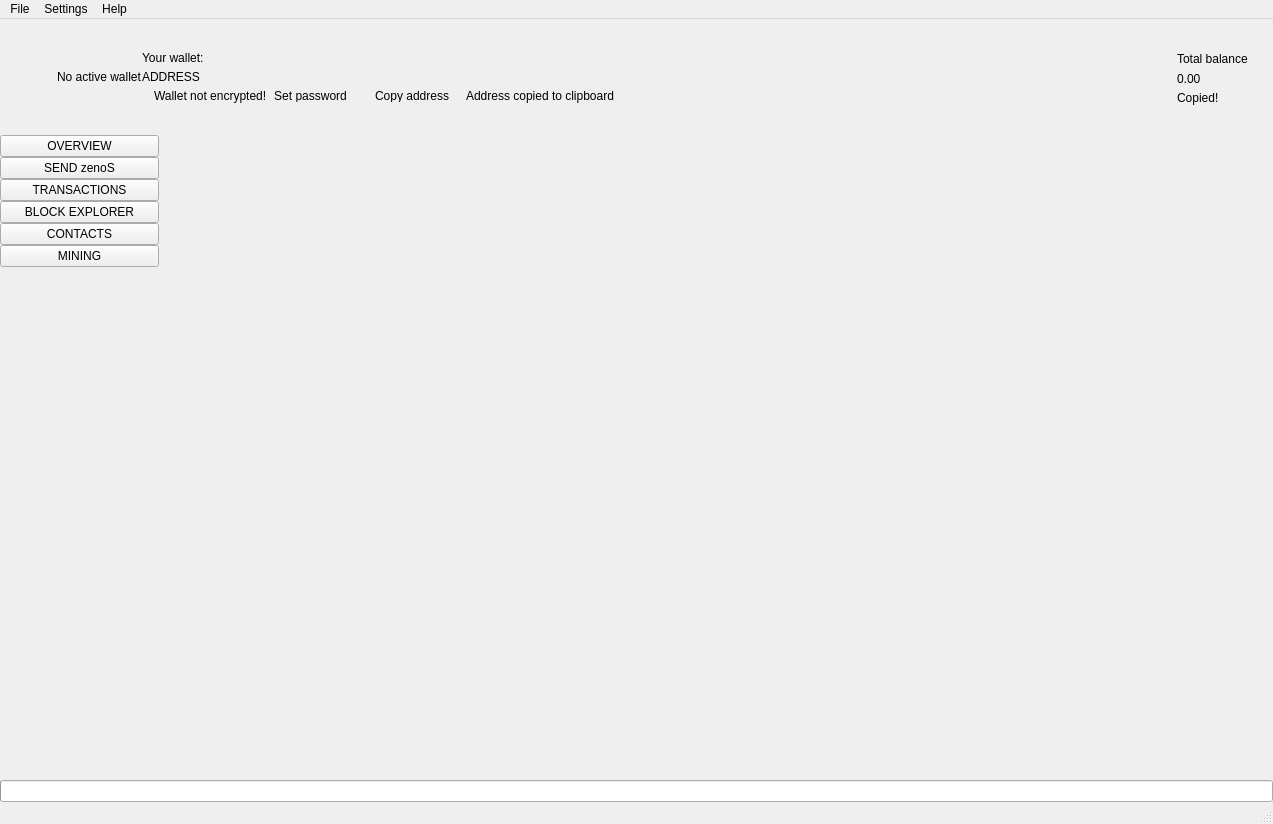
 <widget class="QMainWindow" name="MainWindow">
  <property name="geometry">
   <rect>
    <x>0</x>
    <y>0</y>
    <width>1273</width>
    <height>824</height>
   </rect>
  </property>
  <property name="sizePolicy">
   <sizepolicy hsizetype="Preferred" vsizetype="Preferred">
    <horstretch>0</horstretch>
    <verstretch>0</verstretch>
   </sizepolicy>
  </property>
  <property name="minimumSize">
   <size>
    <width>1260</width>
    <height>600</height>
   </size>
  </property>
  <property name="maximumSize">
   <size>
    <width>16777215</width>
    <height>16777215</height>
   </size>
  </property>
  <property name="windowTitle">
   <string>MainWindow</string>
  </property>
  <property name="windowIcon">
   <iconset>
    <normaloff>:/images/zeno</normaloff>:/images/zeno</iconset>
  </property>
  <widget class="QWidget" name="centralwidget">
   <layout class="QVBoxLayout" name="verticalLayout_2">
    <property name="spacing">
     <number>0</number>
    </property>
    <property name="leftMargin">
     <number>0</number>
    </property>
    <property name="topMargin">
     <number>0</number>
    </property>
    <property name="rightMargin">
     <number>0</number>
    </property>
    <property name="bottomMargin">
     <number>0</number>
    </property>
    <item>
     <widget class="QFrame" name="m_headerFrame">
      <property name="minimumSize">
       <size>
        <width>0</width>
        <height>116</height>
       </size>
      </property>
      <property name="maximumSize">
       <size>
        <width>16777215</width>
        <height>116</height>
       </size>
      </property>
      <property name="frameShape">
       <enum>QFrame::NoFrame</enum>
      </property>
      <property name="frameShadow">
       <enum>QFrame::Raised</enum>
      </property>
      <layout class="QHBoxLayout" name="horizontalLayout_3">
       <property name="spacing">
        <number>0</number>
       </property>
       <property name="leftMargin">
        <number>0</number>
       </property>
       <property name="topMargin">
        <number>0</number>
       </property>
       <property name="rightMargin">
        <number>25</number>
       </property>
       <property name="bottomMargin">
        <number>0</number>
       </property>
       <item>
        <spacer name="horizontalSpacer_2">
         <property name="orientation">
          <enum>Qt::Horizontal</enum>
         </property>
         <property name="sizeType">
          <enum>QSizePolicy::Fixed</enum>
         </property>
         <property name="sizeHint" stdset="0">
          <size>
           <width>30</width>
           <height>20</height>
          </size>
         </property>
        </spacer>
       </item>
       <item>
        <widget class="QLabel" name="m_logoLabel">
         <property name="text">
          <string/>
         </property>
        </widget>
       </item>
       <item>
        <spacer name="horizontalSpacer_5">
         <property name="orientation">
          <enum>Qt::Horizontal</enum>
         </property>
         <property name="sizeType">
          <enum>QSizePolicy::Fixed</enum>
         </property>
         <property name="sizeHint" stdset="0">
          <size>
           <width>20</width>
           <height>20</height>
          </size>
         </property>
        </spacer>
       </item>
       <item>
        <widget class="WalletGui::WalletSmallGrayTextLabel" name="m_noWalletLabel">
         <property name="text">
          <string>No active wallet</string>
         </property>
        </widget>
       </item>
       <item>
        <widget class="QFrame" name="m_walletFrame">
         <property name="frameShape">
          <enum>QFrame::NoFrame</enum>
         </property>
         <property name="frameShadow">
          <enum>QFrame::Raised</enum>
         </property>
         <layout class="QVBoxLayout" name="verticalLayout_3">
          <property name="spacing">
           <number>5</number>
          </property>
          <property name="leftMargin">
           <number>0</number>
          </property>
          <property name="topMargin">
           <number>0</number>
          </property>
          <property name="rightMargin">
           <number>0</number>
          </property>
          <property name="bottomMargin">
           <number>0</number>
          </property>
          <item>
           <spacer name="verticalSpacer_3">
            <property name="orientation">
             <enum>Qt::Vertical</enum>
            </property>
            <property name="sizeType">
             <enum>QSizePolicy::Minimum</enum>
            </property>
            <property name="sizeHint" stdset="0">
             <size>
              <width>20</width>
              <height>40</height>
             </size>
            </property>
           </spacer>
          </item>
          <item>
           <widget class="WalletGui::WalletSmallGrayTextLabel" name="m_walletLabel">
            <property name="text">
             <string>Your wallet:</string>
            </property>
            <property name="indent">
             <number>0</number>
            </property>
           </widget>
          </item>
          <item>
           <widget class="QLabel" name="m_addressLabel">
            <property name="sizePolicy">
             <sizepolicy hsizetype="Preferred" vsizetype="Preferred">
              <horstretch>0</horstretch>
              <verstretch>0</verstretch>
             </sizepolicy>
            </property>
            <property name="cursor">
             <cursorShape>PointingHandCursor</cursorShape>
            </property>
            <property name="toolTip">
             <string>Click to copy</string>
            </property>
            <property name="text">
             <string>ADDRESS</string>
            </property>
            <property name="indent">
             <number>0</number>
            </property>
           </widget>
          </item>
          <item>
           <layout class="QHBoxLayout" name="horizontalLayout_2">
            <property name="spacing">
             <number>0</number>
            </property>
            <item alignment="Qt::AlignTop">
             <widget class="QFrame" name="m_notEncryptedFrame">
              <property name="frameShape">
               <enum>QFrame::NoFrame</enum>
              </property>
              <property name="frameShadow">
               <enum>QFrame::Raised</enum>
              </property>
              <layout class="QHBoxLayout" name="horizontalLayout_4">
               <property name="spacing">
                <number>0</number>
               </property>
               <property name="leftMargin">
                <number>0</number>
               </property>
               <property name="topMargin">
                <number>0</number>
               </property>
               <property name="rightMargin">
                <number>0</number>
               </property>
               <property name="bottomMargin">
                <number>0</number>
               </property>
               <item alignment="Qt::AlignVCenter">
                <widget class="QLabel" name="m_notEncryptedIconLabel">
                 <property name="text">
                  <string/>
                 </property>
                 <property name="pixmap">
                  <pixmap resource="../../resources.qrc">:/icons/lock_open_gray</pixmap>
                 </property>
                 <property name="alignment">
                  <set>Qt::AlignLeading|Qt::AlignLeft|Qt::AlignVCenter</set>
                 </property>
                </widget>
               </item>
               <item>
                <spacer name="horizontalSpacer_11">
                 <property name="orientation">
                  <enum>Qt::Horizontal</enum>
                 </property>
                 <property name="sizeType">
                  <enum>QSizePolicy::Fixed</enum>
                 </property>
                 <property name="sizeHint" stdset="0">
                  <size>
                   <width>5</width>
                   <height>3</height>
                  </size>
                 </property>
                </spacer>
               </item>
               <item alignment="Qt::AlignVCenter">
                <widget class="WalletGui::WalletTinyGrayTextLabel" name="m_notEncryptedTextLabel">
                 <property name="text">
                  <string>Wallet not encrypted!</string>
                 </property>
                 <property name="alignment">
                  <set>Qt::AlignLeading|Qt::AlignLeft|Qt::AlignVCenter</set>
                 </property>
                </widget>
               </item>
               <item>
                <spacer name="horizontalSpacer_9">
                 <property name="orientation">
                  <enum>Qt::Horizontal</enum>
                 </property>
                 <property name="sizeType">
                  <enum>QSizePolicy::Fixed</enum>
                 </property>
                 <property name="sizeHint" stdset="0">
                  <size>
                   <width>3</width>
                   <height>3</height>
                  </size>
                 </property>
                </spacer>
               </item>
               <item alignment="Qt::AlignVCenter">
                <widget class="WalletGui::WalletTinyLinkLikeButton" name="m_encryptButton">
                 <property name="sizePolicy">
                  <sizepolicy hsizetype="Minimum" vsizetype="Minimum">
                   <horstretch>0</horstretch>
                   <verstretch>0</verstretch>
                  </sizepolicy>
                 </property>
                 <property name="minimumSize">
                  <size>
                   <width>0</width>
                   <height>3</height>
                  </size>
                 </property>
                 <property name="cursor">
                  <cursorShape>PointingHandCursor</cursorShape>
                 </property>
                 <property name="text">
                  <string>Set password</string>
                 </property>
                 <property name="flat">
                  <bool>true</bool>
                 </property>
                </widget>
               </item>
               <item>
                <spacer name="horizontalSpacer_10">
                 <property name="orientation">
                  <enum>Qt::Horizontal</enum>
                 </property>
                 <property name="sizeType">
                  <enum>QSizePolicy::Fixed</enum>
                 </property>
                 <property name="sizeHint" stdset="0">
                  <size>
                   <width>20</width>
                   <height>3</height>
                  </size>
                 </property>
                </spacer>
               </item>
              </layout>
             </widget>
            </item>
            <item alignment="Qt::AlignVCenter">
             <widget class="WalletGui::WalletTinyLinkLikeButton" name="m_copyAddressButton">
              <property name="sizePolicy">
               <sizepolicy hsizetype="Minimum" vsizetype="Minimum">
                <horstretch>0</horstretch>
                <verstretch>0</verstretch>
               </sizepolicy>
              </property>
              <property name="minimumSize">
               <size>
                <width>0</width>
                <height>3</height>
               </size>
              </property>
              <property name="cursor">
               <cursorShape>PointingHandCursor</cursorShape>
              </property>
              <property name="focusPolicy">
               <enum>Qt::NoFocus</enum>
              </property>
              <property name="autoFillBackground">
               <bool>true</bool>
              </property>
              <property name="text">
               <string>Copy address</string>
              </property>
              <property name="flat">
               <bool>true</bool>
              </property>
             </widget>
            </item>
            <item>
             <spacer name="horizontalSpacer_7">
              <property name="orientation">
               <enum>Qt::Horizontal</enum>
              </property>
              <property name="sizeType">
               <enum>QSizePolicy::Fixed</enum>
              </property>
              <property name="sizeHint" stdset="0">
               <size>
                <width>13</width>
                <height>3</height>
               </size>
              </property>
             </spacer>
            </item>
            <item alignment="Qt::AlignVCenter">
             <widget class="WalletGui::CopyMagicLabel" name="m_copyAddressLabel">
              <property name="text">
               <string>Address copied to clipboard</string>
              </property>
              <property name="alignment">
               <set>Qt::AlignLeading|Qt::AlignLeft|Qt::AlignVCenter</set>
              </property>
             </widget>
            </item>
            <item>
             <spacer name="horizontalSpacer">
              <property name="orientation">
               <enum>Qt::Horizontal</enum>
              </property>
              <property name="sizeHint" stdset="0">
               <size>
                <width>40</width>
                <height>3</height>
               </size>
              </property>
             </spacer>
            </item>
           </layout>
          </item>
          <item>
           <spacer name="verticalSpacer_2">
            <property name="orientation">
             <enum>Qt::Vertical</enum>
            </property>
            <property name="sizeType">
             <enum>QSizePolicy::Minimum</enum>
            </property>
            <property name="sizeHint" stdset="0">
             <size>
              <width>20</width>
              <height>40</height>
             </size>
            </property>
           </spacer>
          </item>
         </layout>
        </widget>
       </item>
       <item>
        <spacer name="horizontalSpacer_3">
         <property name="orientation">
          <enum>Qt::Horizontal</enum>
         </property>
         <property name="sizeType">
          <enum>QSizePolicy::Expanding</enum>
         </property>
         <property name="sizeHint" stdset="0">
          <size>
           <width>34</width>
           <height>20</height>
          </size>
         </property>
        </spacer>
       </item>
       <item>
        <spacer name="horizontalSpacer_8">
         <property name="orientation">
          <enum>Qt::Horizontal</enum>
         </property>
         <property name="sizeType">
          <enum>QSizePolicy::Fixed</enum>
         </property>
         <property name="sizeHint" stdset="0">
          <size>
           <width>34</width>
           <height>20</height>
          </size>
         </property>
        </spacer>
       </item>
       <item alignment="Qt::AlignRight|Qt::AlignVCenter">
        <widget class="QFrame" name="m_balanceFrame">
         <layout class="QGridLayout" name="gridLayout">
          <property name="leftMargin">
           <number>0</number>
          </property>
          <property name="topMargin">
           <number>30</number>
          </property>
          <property name="rightMargin">
           <number>0</number>
          </property>
          <property name="bottomMargin">
           <number>0</number>
          </property>
          <property name="verticalSpacing">
           <number>3</number>
          </property>
          <item row="0" column="2">
           <layout class="QVBoxLayout" name="verticalLayout_4">
            <item>
             <widget class="QLabel" name="m_balanceTextLabel">
              <property name="text">
               <string>Total balance</string>
              </property>
             </widget>
            </item>
            <item>
             <widget class="QLabel" name="m_balanceLabel">
              <property name="cursor">
               <cursorShape>PointingHandCursor</cursorShape>
              </property>
              <property name="toolTip">
               <string>Click to copy</string>
              </property>
              <property name="text">
               <string>0.00</string>
              </property>
             </widget>
            </item>
           </layout>
          </item>
          <item row="1" column="2">
           <widget class="WalletGui::CopyMagicLabel" name="m_balanceCopyLabel">
            <property name="text">
             <string>Copied!</string>
            </property>
           </widget>
          </item>
          <item row="0" column="1">
           <spacer name="horizontalSpacer_6">
            <property name="orientation">
             <enum>Qt::Horizontal</enum>
            </property>
            <property name="sizeType">
             <enum>QSizePolicy::Fixed</enum>
            </property>
            <property name="sizeHint" stdset="0">
             <size>
              <width>2</width>
              <height>39</height>
             </size>
            </property>
           </spacer>
          </item>
          <item row="2" column="2">
           <spacer name="verticalSpacer_5">
            <property name="orientation">
             <enum>Qt::Vertical</enum>
            </property>
            <property name="sizeType">
             <enum>QSizePolicy::Expanding</enum>
            </property>
            <property name="sizeHint" stdset="0">
             <size>
              <width>20</width>
              <height>50</height>
             </size>
            </property>
           </spacer>
          </item>
          <item row="0" column="0">
           <widget class="QLabel" name="m_balanceIconLabel">
            <property name="text">
             <string/>
            </property>
            <property name="pixmap">
             <pixmap resource="../../resources.qrc">:/icons/total_balance</pixmap>
            </property>
           </widget>
          </item>
         </layout>
        </widget>
       </item>
      </layout>
     </widget>
    </item>
    <item>
     <layout class="QHBoxLayout" name="horizontalLayout" stretch="0,0,0,0,0,0,0,0">
      <property name="spacing">
       <number>0</number>
      </property>
      <item>
       <widget class="QFrame" name="m_toolFrame">
        <property name="frameShape">
         <enum>QFrame::NoFrame</enum>
        </property>
        <property name="frameShadow">
         <enum>QFrame::Plain</enum>
        </property>
        <property name="lineWidth">
         <number>0</number>
        </property>
        <layout class="QVBoxLayout" name="verticalLayout">
         <property name="spacing">
          <number>0</number>
         </property>
         <property name="leftMargin">
          <number>0</number>
         </property>
         <property name="topMargin">
          <number>0</number>
         </property>
         <property name="rightMargin">
          <number>0</number>
         </property>
         <property name="bottomMargin">
          <number>0</number>
         </property>
         <item>
          <widget class="QPushButton" name="m_overviewButton">
           <property name="sizePolicy">
            <sizepolicy hsizetype="Minimum" vsizetype="Fixed">
             <horstretch>0</horstretch>
             <verstretch>0</verstretch>
            </sizepolicy>
           </property>
           <property name="focusPolicy">
            <enum>Qt::NoFocus</enum>
           </property>
           <property name="text">
            <string>OVERVIEW</string>
           </property>
           <property name="checkable">
            <bool>true</bool>
           </property>
           <attribute name="buttonGroup">
            <string notr="true">m_toolButtonGroup</string>
           </attribute>
          </widget>
         </item>
         <item>
          <widget class="QPushButton" name="m_sendButton">
           <property name="sizePolicy">
            <sizepolicy hsizetype="Minimum" vsizetype="Fixed">
             <horstretch>0</horstretch>
             <verstretch>0</verstretch>
            </sizepolicy>
           </property>
           <property name="focusPolicy">
            <enum>Qt::NoFocus</enum>
           </property>
           <property name="text">
            <string>SEND zenoS</string>
           </property>
           <property name="checkable">
            <bool>true</bool>
           </property>
           <attribute name="buttonGroup">
            <string notr="true">m_toolButtonGroup</string>
           </attribute>
          </widget>
         </item>
         <item>
          <widget class="QPushButton" name="m_transactionsButton">
           <property name="sizePolicy">
            <sizepolicy hsizetype="Minimum" vsizetype="Fixed">
             <horstretch>0</horstretch>
             <verstretch>0</verstretch>
            </sizepolicy>
           </property>
           <property name="focusPolicy">
            <enum>Qt::NoFocus</enum>
           </property>
           <property name="text">
            <string>TRANSACTIONS</string>
           </property>
           <property name="checkable">
            <bool>true</bool>
           </property>
           <attribute name="buttonGroup">
            <string notr="true">m_toolButtonGroup</string>
           </attribute>
          </widget>
         </item>
         <item>
          <widget class="QPushButton" name="m_blockExplorerButton">
           <property name="focusPolicy">
            <enum>Qt::NoFocus</enum>
           </property>
           <property name="text">
            <string>BLOCK EXPLORER</string>
           </property>
           <property name="checkable">
            <bool>true</bool>
           </property>
           <attribute name="buttonGroup">
            <string notr="true">m_toolButtonGroup</string>
           </attribute>
          </widget>
         </item>
         <item>
          <widget class="QPushButton" name="m_addressBookButton">
           <property name="sizePolicy">
            <sizepolicy hsizetype="Minimum" vsizetype="Fixed">
             <horstretch>0</horstretch>
             <verstretch>0</verstretch>
            </sizepolicy>
           </property>
           <property name="focusPolicy">
            <enum>Qt::NoFocus</enum>
           </property>
           <property name="text">
            <string>CONTACTS</string>
           </property>
           <property name="checkable">
            <bool>true</bool>
           </property>
           <attribute name="buttonGroup">
            <string notr="true">m_toolButtonGroup</string>
           </attribute>
          </widget>
         </item>
         <item>
          <widget class="QPushButton" name="m_miningButton">
           <property name="focusPolicy">
            <enum>Qt::NoFocus</enum>
           </property>
           <property name="text">
            <string>MINING</string>
           </property>
           <property name="checkable">
            <bool>true</bool>
           </property>
           <attribute name="buttonGroup">
            <string notr="true">m_toolButtonGroup</string>
           </attribute>
          </widget>
         </item>
         <item>
          <spacer name="verticalSpacer">
           <property name="orientation">
            <enum>Qt::Vertical</enum>
           </property>
           <property name="sizeHint" stdset="0">
            <size>
             <width>20</width>
             <height>40</height>
            </size>
           </property>
          </spacer>
         </item>
        </layout>
       </widget>
      </item>
      <item>
       <widget class="WalletGui::OverviewFrame" name="m_overviewFrame">
        <property name="frameShape">
         <enum>QFrame::NoFrame</enum>
        </property>
        <property name="frameShadow">
         <enum>QFrame::Raised</enum>
        </property>
       </widget>
      </item>
      <item>
       <widget class="WalletGui::SendFrame" name="m_sendFrame">
        <property name="frameShape">
         <enum>QFrame::NoFrame</enum>
        </property>
        <property name="frameShadow">
         <enum>QFrame::Raised</enum>
        </property>
       </widget>
      </item>
      <item>
       <widget class="WalletGui::TransactionsFrame" name="m_transactionsFrame">
        <property name="frameShape">
         <enum>QFrame::NoFrame</enum>
        </property>
        <property name="frameShadow">
         <enum>QFrame::Raised</enum>
        </property>
       </widget>
      </item>
      <item>
       <widget class="WalletGui::AddressBookFrame" name="m_addressBookFrame">
        <property name="frameShape">
         <enum>QFrame::NoFrame</enum>
        </property>
        <property name="frameShadow">
         <enum>QFrame::Raised</enum>
        </property>
       </widget>
      </item>
      <item>
       <widget class="WalletGui::NoWalletFrame" name="m_noWalletFrame">
        <property name="frameShape">
         <enum>QFrame::NoFrame</enum>
        </property>
        <property name="frameShadow">
         <enum>QFrame::Raised</enum>
        </property>
       </widget>
      </item>
      <item>
       <widget class="WalletGui::BlockExplorerFrame" name="m_blockExplorerFrame">
        <property name="frameShape">
         <enum>QFrame::NoFrame</enum>
        </property>
        <property name="frameShadow">
         <enum>QFrame::Raised</enum>
        </property>
       </widget>
      </item>
      <item>
       <widget class="WalletGui::MiningFrame" name="m_miningFrame">
        <property name="frameShape">
         <enum>QFrame::NoFrame</enum>
        </property>
        <property name="frameShadow">
         <enum>QFrame::Raised</enum>
        </property>
       </widget>
      </item>
     </layout>
    </item>
    <item>
     <widget class="QProgressBar" name="m_syncProgress">
      <property name="maximum">
       <number>100</number>
      </property>
      <property name="value">
       <number>0</number>
      </property>
      <property name="textVisible">
       <bool>false</bool>
      </property>
     </widget>
    </item>
   </layout>
  </widget>
  <widget class="QMenuBar" name="menubar">
   <property name="geometry">
    <rect>
     <x>0</x>
     <y>0</y>
     <width>1273</width>
     <height>21</height>
    </rect>
   </property>
   <widget class="QMenu" name="menuFile">
    <property name="title">
     <string>File</string>
    </property>
    <addaction name="m_createWalletAction"/>
    <addaction name="m_openWalletAction"/>
    <addaction name="m_recentWalletsAction"/>
    <addaction name="m_backupWalletAction"/>
    <addaction name="m_saveKeysAction"/>
    <addaction name="m_resetAction"/>
    <addaction name="m_importKeyAction"/>
    <addaction name="m_exportKeyAction"/>
    <addaction name="m_exportTrackingKeyAction"/>
    <addaction name="m_exitAction"/>
   </widget>
   <widget class="QMenu" name="menuSettings">
    <property name="title">
     <string>Settings</string>
    </property>
    <widget class="QMenu" name="menuThemes">
     <property name="title">
      <string>Themes</string>
     </property>
    </widget>
    <addaction name="m_encryptWalletAction"/>
    <addaction name="m_changePasswordAction"/>
    <addaction name="m_removePendingTxAction"/>
    <addaction name="separator"/>
    <addaction name="m_autostartAction"/>
    <addaction name="m_minimizeToTrayAction"/>
    <addaction name="m_closeToTrayAction"/>
    <addaction name="separator"/>
    <addaction name="m_preferencesAction"/>
    <addaction name="menuThemes"/>
   </widget>
   <widget class="QMenu" name="menuHelp">
    <property name="title">
     <string>Help</string>
    </property>
    <addaction name="m_communityForumAction"/>
    <addaction name="m_reportIssueAction"/>
    <addaction name="m_aboutzenoAction"/>
    <addaction name="m_aboutQtAction"/>
   </widget>
   <addaction name="menuFile"/>
   <addaction name="menuSettings"/>
   <addaction name="menuHelp"/>
  </widget>
  <widget class="WalletGui::WalletStatusBar" name="statusBar"/>
  <action name="m_exitAction">
   <property name="checkable">
    <bool>false</bool>
   </property>
   <property name="enabled">
    <bool>true</bool>
   </property>
   <property name="text">
    <string>Exit</string>
   </property>
   <property name="shortcut">
    <string>Ctrl+Q</string>
   </property>
  </action>
  <action name="m_createWalletAction">
   <property name="enabled">
    <bool>true</bool>
   </property>
   <property name="text">
    <string>Create wallet</string>
   </property>
  </action>
  <action name="m_openWalletAction">
   <property name="enabled">
    <bool>true</bool>
   </property>
   <property name="text">
    <string>Open wallet</string>
   </property>
  </action>
  <action name="m_encryptWalletAction">
   <property name="enabled">
    <bool>true</bool>
   </property>
   <property name="text">
    <string>Encrypt wallet</string>
   </property>
  </action>
  <action name="m_changePasswordAction">
   <property name="enabled">
    <bool>true</bool>
   </property>
   <property name="text">
    <string>Change password</string>
   </property>
   <property name="toolTip">
    <string>Change password</string>
   </property>
  </action>
  <action name="m_aboutzenoAction">
   <property name="enabled">
    <bool>true</bool>
   </property>
   <property name="text">
    <string>About zeno</string>
   </property>
  </action>
  <action name="m_aboutQtAction">
   <property name="enabled">
    <bool>true</bool>
   </property>
   <property name="text">
    <string>About Qt</string>
   </property>
  </action>
  <action name="m_backupWalletAction">
   <property name="enabled">
    <bool>true</bool>
   </property>
   <property name="text">
    <string>Backup wallet</string>
   </property>
  </action>
  <action name="m_autostartAction">
   <property name="checkable">
    <bool>true</bool>
   </property>
   <property name="text">
    <string>Start on system login</string>
   </property>
  </action>
  <action name="m_minimizeToTrayAction">
   <property name="checkable">
    <bool>true</bool>
   </property>
   <property name="text">
    <string>Minimize to tray</string>
   </property>
  </action>
  <action name="m_closeToTrayAction">
   <property name="checkable">
    <bool>true</bool>
   </property>
   <property name="text">
    <string>Close to tray</string>
   </property>
  </action>
  <action name="m_preferencesAction">
   <property name="text">
    <string>Preferences</string>
   </property>
  </action>
  <action name="m_recentWalletsAction">
   <property name="text">
    <string>Recent wallets</string>
   </property>
  </action>
  <action name="m_exportTrackingKeyAction">
   <property name="text">
    <string>Export tracking key</string>
   </property>
   <property name="toolTip">
    <string>Export tracking key</string>
   </property>
  </action>
  <action name="m_importKeyAction">
   <property name="text">
    <string>Import key</string>
   </property>
   <property name="toolTip">
    <string>Import key</string>
   </property>
  </action>
  <action name="m_communityForumAction">
   <property name="text">
    <string>Join us on Telegram</string>
   </property>
  </action>
  <action name="m_reportIssueAction">
   <property name="text">
    <string>Report an issue</string>
   </property>
  </action>
  <action name="m_resetAction">
   <property name="text">
    <string>Reset wallet</string>
   </property>
  </action>
  <action name="m_saveKeysAction">
   <property name="text">
    <string>Save wallet keys</string>
   </property>
  </action>
  <action name="m_exportKeyAction">
   <property name="text">
    <string>Export key</string>
   </property>
   <property name="toolTip">
    <string>Export key</string>
   </property>
  </action>
  <action name="m_removePendingTxAction">
   <property name="checkable">
    <bool>false</bool>
   </property>
   <property name="text">
    <string>Remove pending TXs</string>
   </property>
  </action>
 </widget>
